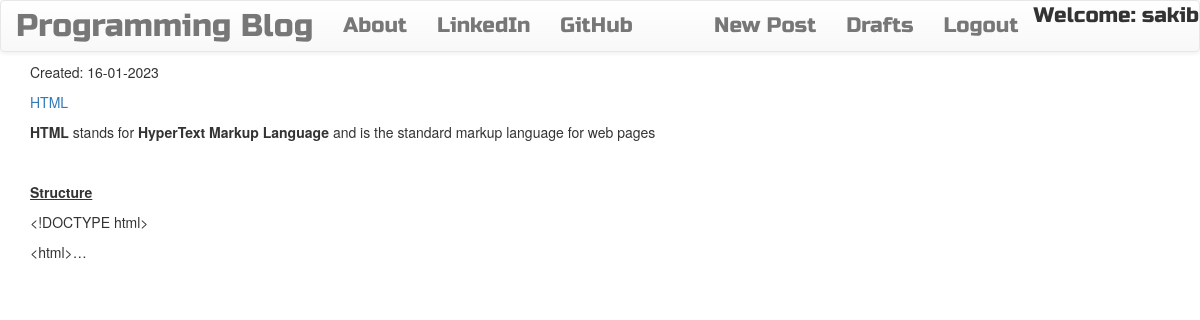
Page /drafts/ (signed in) on the committed database.
### blog/models.py (models this page shows, shortened)
class Post(models.Model):
    author = models.ForeignKey('auth.User',on_delete=models.CASCADE)
    title = models.CharField(max_length=200)
    text = models.TextField()
    create_date = models.DateTimeField(default=timezone.now)
    published_date = models.DateTimeField(blank=True,null=True)

### blog/views.py (the view)
# urls.py: path('drafts/',views.DraftListView.as_view(),name="post_draft_list"),
class DraftListView(LoginRequiredMixin,ListView):
    login_url = "/login/"
    redirect_field_name = "blog/post_list.html"
    template_name = 'blog/post_draft_list.html'
    context_object_name = "draft_list"
    form_class = PostForm
    model = Post
    def get_queryset(self):
        return Post.objects.filter(published_date__isnull=True).order_by('create_date')

### blog/templates/blog/post_draft_list.html
{% extends "blog/base.html" %}
{% block body_block %}
  {% for post in draft_list %}
    <div class="post">
      <p class="date">Created: {{post.create_date|date:'d-m-Y'}}</p>
      <a href="{% url "blog:post_detail" pk=post.pk %}">{{post.title}}</a>
      <p>{{post.text|safe|linebreaks|truncatechars:200}}</p>
    </div>
  {% endfor %}
{% endblock %}

### blog/templates/blog/base.html (shortened to what this page needs)
<!DOCTYPE html>
{% load static %}
<html lang="en" dir="ltr">
  <head>
    <link rel="stylesheet" href="https://cdn.jsdelivr.net/npm/bootstrap@3.3.7/dist/css/bootstrap.min.css">
    <link rel="stylesheet" href="https://cdn.jsdelivr.net/npm/bootstrap@3.3.7/dist/css/bootstrap-theme.min.css">
    <link rel="stylesheet" href="//cdn.jsdelivr.net/npm/medium-editor@latest/dist/css/medium-editor.min.css" type="text/css" media="screen" charset="utf-8">
    <link rel="stylesheet" href="{% static "css/blog.css" %}">
  </head>
  <body class="loader">
    <nav class="navbar navbar-default techfont custom-navbar">
      <div class="container-fluid">
        <ul class="nav navbar-nav">
          <li> <a class="navbar-brand bigbrand" href="{% url "blog:post_list" %}">Programming Blog</a> </li>
          <li> <a href="{% url "blog:about" %}">About</a> </li>
          <li> <a href="https://www.linkedin.com">LinkedIn</a> </li>
          <li> <a href="https://www.github.com">GitHub</a> </li>
        </ul>
        <ul class="nav navbar-nav navbar-right">
          {% if user.is_authenticated %}
            <li> <a href="{% url "blog:post_new" %}">New Post</a> </li>
            <li> <a href="{% url "blog:post_draft_list" %}">Drafts</a> </li>
            <li> <a href="{% url "logout" %}">Logout</a> </li>
            <li class="welcome"> Welcome: {{user.username}} </li>
          {% else %}
            <li> <a href="{% url "login" %}"><span class="glyphicon glyphicon-user"></span></a></li>
          {% endif %}
        </ul>
      </div>
    </nav>
    <div class="container">
      <div class="row">
        <div class="col-md-8">
          <div class="blog_posts">
              {% block body_block %}
              {% endblock %}
          </div>
        </div>
      </div>
    </div>
  </body>
</html>

### blog/static/css/blog.css (style rules this page uses)
.techfont { font-family: "Russo One", sans-serif; font-size: 1.5em; margin-bottom: 10px; }
.bigbrand { font-size: 1.5em; }
.loader { filter:hue-rotate(0deg); color:linear-gradient(45deg,#0f8,#08f); animation:hue 10000ms infinite linear; }

### rows in the picture
Post: create_date "16-01-2023", title "HTML", text "HTML stands for HyperText Markup Language and is the standard markup language for web pages Structure <!DOCTYPE html> <html>…"

### other values in the picture
{{ user.username }} "sakib"
